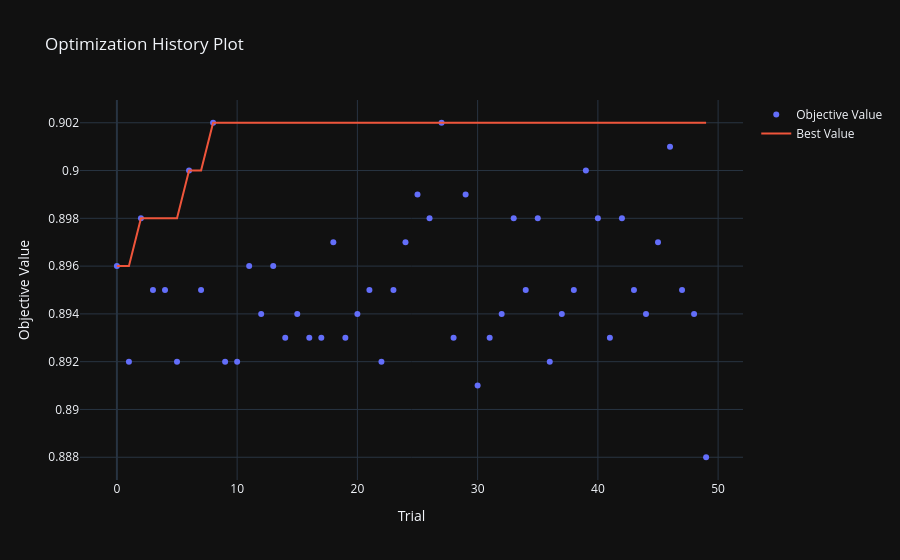

The code cell stored with this chart in its notebook:
### Code cell
# Visualize the optimization history
optuna.visualization.plot_optimization_history(study)

### Figure 1 — Plotly figure (JSON) as saved in the notebook; plotly's stock layout.template omitted (floating-point values rounded to 4 significant figures)
{"data": [{"mode": "markers", "name": "Objective Value", "x": [0, 1, 2, 3, 4, 5, 6, 7, 8, 9, 10, 11, 12, 13, 14, 15, 16, 17, 18, 19, 20, 21, 22, 23, 24, 25, 26, 27, 28, 29, 30, 31, 32, 33, 34, 35, 36, 37, 38, 39, 40, 41, 42, 43, 44, 45, 46, 47, 48, 49], "y": [0.896, 0.892, 0.898, 0.895, 0.895, 0.892, 0.9, 0.895, 0.902, 0.892, 0.892, 0.896, 0.894, 0.896, 0.893, 0.894, 0.893, 0.893, 0.897, 0.893, 0.894, 0.895, 0.892, 0.895, 0.897, 0.899, 0.898, 0.902, 0.893, 0.899, 0.891, 0.893, 0.894, 0.898, 0.895, 0.898, 0.892, 0.894, 0.895, 0.9, 0.898, 0.893, 0.898, 0.895, 0.894, 0.897, 0.901, 0.895, 0.894, 0.888], "type": "scatter"}, {"mode": "lines", "name": "Best Value", "x": [0, 1, 2, 3, 4, 5, 6, 7, 8, 9, 10, 11, 12, 13, 14, 15, 16, 17, 18, 19, 20, 21, 22, 23, 24, 25, 26, 27, 28, 29, 30, 31, 32, 33, 34, 35, 36, 37, 38, 39, 40, 41, 42, 43, 44, 45, 46, 47, 48, 49], "y": [0.896, 0.896, 0.898, 0.898, 0.898, 0.898, 0.9, 0.9, 0.902, 0.902, 0.902, 0.902, 0.902, 0.902, 0.902, 0.902, 0.902, 0.902, 0.902, 0.902, 0.902, 0.902, 0.902, 0.902, 0.902, 0.902, 0.902, 0.902, 0.902, 0.902, 0.902, 0.902, 0.902, 0.902, 0.902, 0.902, 0.902, 0.902, 0.902, 0.902, 0.902, 0.902, 0.902, 0.902, 0.902, 0.902, 0.902, 0.902, 0.902, 0.902], "type": "scatter"}, {"marker": {"color": "#cccccc"}, "mode": "markers", "name": "Infeasible Trial", "showlegend": false, "x": [], "y": [], "type": "scatter"}], "layout": {"title": {"text": "Optimization History Plot"}, "xaxis": {"title": {"text": "Trial"}}, "yaxis": {"title": {"text": "Objective Value"}}}}
